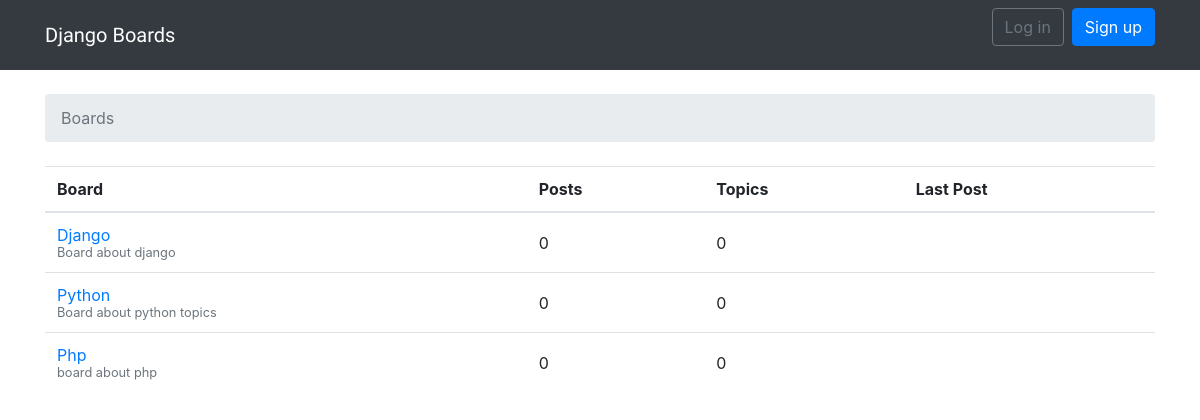
The app's page /, older data.
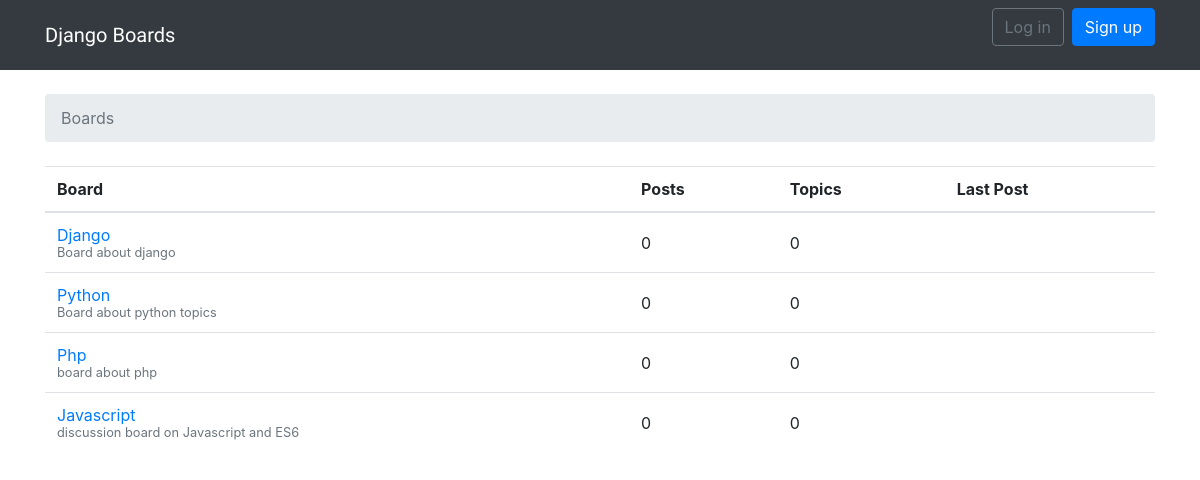
The same page, newer data.
### boards/models.py (models this page shows, shortened)
class Board(models.Model):
    name = models.CharField(max_length=30, unique=True)
    description = models.CharField(max_length=100)

### boards/views.py (the view)
# urls.py: 2. Add a URL to urlpatterns:  path('', views.home, name='home')
def home(request):
    boards = Board.objects.all()
    return render(request, 'home.html', {'boards': boards})

### templates/home.html
{% extends 'base.html' %}
{% block breadcrumb %}
<li class="breadcrumb-item active">Boards</li>
{% endblock %}
{% block content %}
<table class="table">
    <thead class="thead-inverse">
        <tr>
            <th>Board</th>
            <th>Posts</th>
            <th>Topics</th>
            <th>Last Post</th>
        </tr>
    </thead>
    <tbody>
        {% for board in boards %}
        <tr>
            <td>
                <a href="{% url 'board_topics' board.pk %}">{{ board.name }}</a>
                <small class="text-muted d-block">{{ board.description }}</small>
            </td>
            <td class="align-middle">0</td>
            <td class="align-middle">0</td>
            <td></td>
        </tr>
        {% endfor %}
    </tbody>
</table>
{% endblock %}

Row changes from the older to the newer data that the page shows:
added Board: name "Javascript", description "discussion board on Javascript and ES6"
